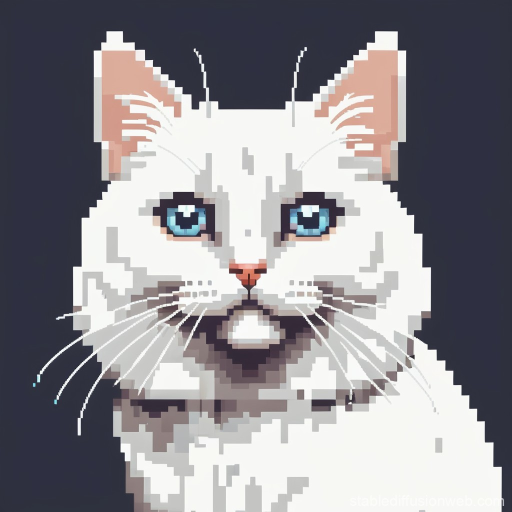
#> input picture unidad3/imagen1.jpg, 1024 x 1024 px, found by its file name (shown at 1/2 size)
$ jupyter execute primer_momento_e.ipynb
#> lines starting #> are read from the running program, lines starting #| are printed output that depends on the picture; after the words box and inside, x2 and y2 are one past the last pixel; in counts of white or black regions, pixels touching at a corner belong together
# Ejercicio 1.
Genera una imagen semejante a una diana de tiro al blanco como se aprecia en la imagen a continuación

[cell 1]
#EL panadero con el pan

# Ejercicio 2.
Genera la imagen tal cual se muestra acontinuación, tomar en cuenta el tamaño

[cell 2]
import cv2
import numpy as np
import matplotlib.pyplot as plt

plt.rcParams['figure.figsize'] = [6, 6]

bloque = 100
n = 7
img2 = np.zeros((n * bloque, n * bloque, 3), dtype=np.uint8)

colores = [
    [0, 128, 0],
    [0, 0, 255],
    [128, 0, 128],
    [255, 0, 0],
    [255, 165, 0],
    [255, 255, 0],
    [220, 220, 220]
]

for i in range(n):
    for j in range(n):
        idx = (i + j) % n
        f0, f1 = i * bloque, (i + 1) * bloque
        c0, c1 = j * bloque, (j + 1) * bloque
        img2[f0:f1, c0:c1] = colores[idx]

plt.imshow(img2)
plt.title('Ejercicio 2')
plt.axis('on')
plt.show()
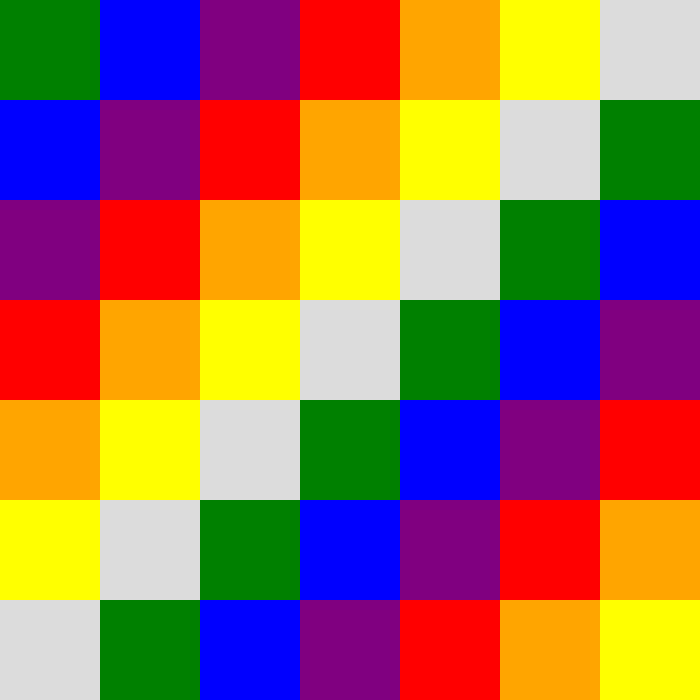
#> shown: shape (700, 700, 3); mean R, G, B 159, 109.7, 86.1

cv2.imwrite('ej2.png', cv2.cvtColor(img2, cv2.COLOR_RGB2BGR))

# Ejercicio 3.
Tomando en cuenta la imagen1.jpg elige un punto de interés al azar (funcion randomica), solariza y posteriza la imagen, realiza un tratamiento de umbralización(el de preferencia), mezcla tecnicas y obtiene un filtro artistico,lista todas las imágenes con sus correspondientes titulos, guarda todas las imágenes resultantes con sus nombres.

[cell 3]
import cv2
import numpy as np
import matplotlib.pyplot as plt

plt.rcParams['figure.figsize'] = [14, 8]

img_bgr = cv2.imread('imagen1.jpg')
#> img_bgr is the input picture: shape (1024, 1024, 3); mean B, G, R 143.9, 138.5, 140.5
img = cv2.cvtColor(img_bgr, cv2.COLOR_BGR2RGB)
h, w = img.shape[:2]
#> h = 1024; w = 1024

# Punto random
np.random.seed(42)
ry = np.random.randint(0, h)
#> ry = 102
rx = np.random.randint(0, w)
#> rx = 435
print('Punto random (x, y):', (rx, ry))
#| Punto random (x, y): (435, 102)

img_punto = img.copy()
cv2.circle(img_punto, (rx, ry), 8, (255, 0, 0), -1)
#> img_punto: shape (1024, 1024, 3); mean R, G, B 140.6, 138.5, 143.9


size_crop = 80
y1 = max(0, ry - size_crop//2)
#> y1 = 62
y2 = min(h, ry + size_crop//2)
#> y2 = 142
x1 = max(0, rx - size_crop//2)
#> x1 = 395
x2 = min(w, rx + size_crop//2)
#> x2 = 475
crop = img[y1:y2, x1:x2]

# Solar
solar = img.copy()
mask = solar > 128
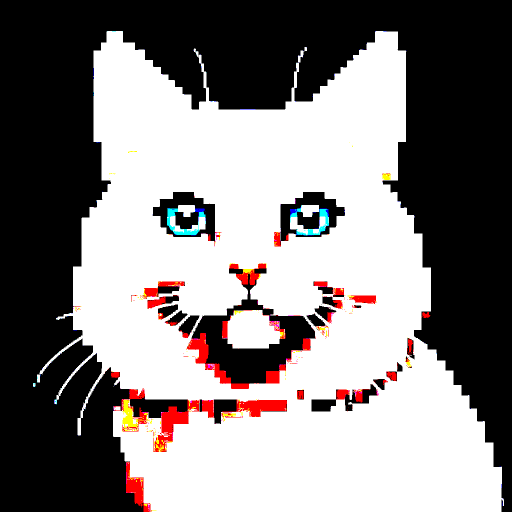
#> mask: shape (1024, 1024, 3) bool (shown at 1/2 size); mean R, G, B 0.521, 0.503, 0.501
solar[mask] = 255 - solar[mask]
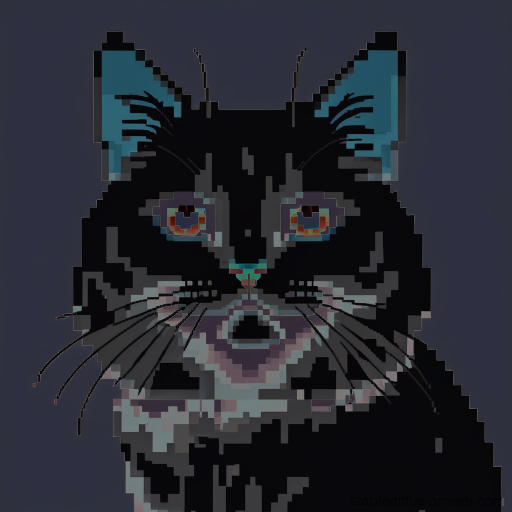
#> solar: shape (1024, 1024, 3) (shown at 1/2 size); mean R, G, B 39.6, 42, 50.6

# Posterizado
poster = (img // 64) * 64
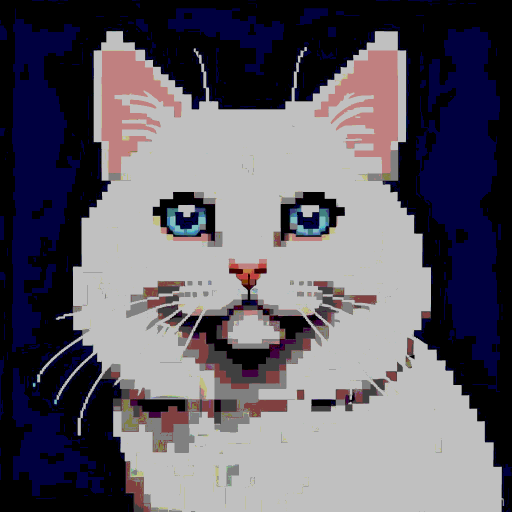
#> poster: shape (1024, 1024, 3) (shown at 1/2 size); mean R, G, B 98.1, 94.4, 104.8

# Umbralizacion
gray = cv2.cvtColor(img, cv2.COLOR_RGB2GRAY)
_, th_otsu = cv2.threshold(gray, 0, 255, cv2.THRESH_BINARY + cv2.THRESH_OTSU)
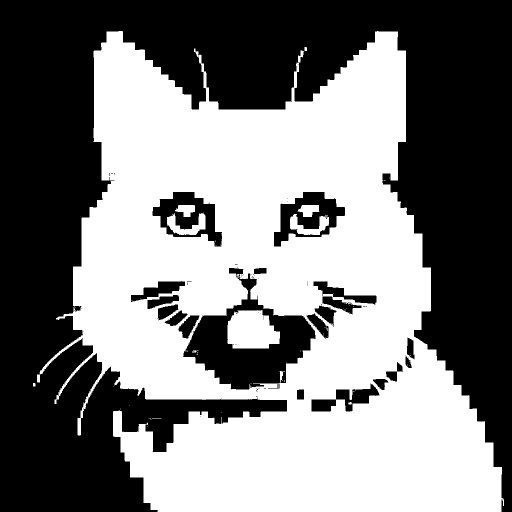
#> th_otsu: shape (1024, 1024) (shown at 1/2 size); 49.4% white; 79 white regions (68 under 20 px), largest, box (x1, y1, x2, y2) and area: (74, 62, 1008, 1024) 506683, (455, 620, 560, 697) 6504, (334, 425, 411, 470) 1565

# Filtro art
mask_inv = cv2.bitwise_not(th_otsu)
artistico = cv2.bitwise_and(poster, poster, mask=mask_inv)
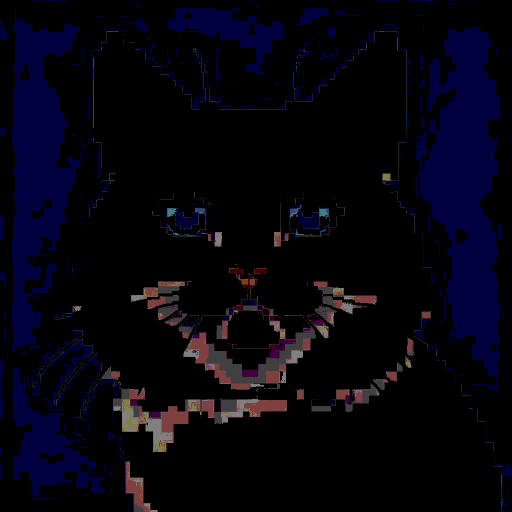
#> artistico: shape (1024, 1024, 3) (shown at 1/2 size); mean R, G, B 5.2, 3.9, 14.6

plt.subplot(231)
plt.title('Original')
plt.imshow(img)
plt.axis('off')

plt.subplot(232)
plt.title('Punto random')
plt.imshow(img_punto)
plt.axis('off')

plt.subplot(233)
plt.title('Recorte (crop)')
plt.imshow(crop)
plt.axis('off')

plt.subplot(234)
plt.title('Solarizado')
plt.imshow(solar)
plt.axis('off')

plt.subplot(235)
plt.title('Posterizado')
plt.imshow(poster)
plt.axis('off')

plt.subplot(236)
plt.title('Umbral Otsu')
plt.imshow(th_otsu, cmap='gray')
plt.axis('off')

plt.tight_layout()
plt.show()

# Guardar
cv2.imwrite('e3_punto_random.jpg', cv2.cvtColor(img_punto, cv2.COLOR_RGB2BGR))
cv2.imwrite('e3_recorte_crop.jpg', cv2.cvtColor(crop, cv2.COLOR_RGB2BGR))
cv2.imwrite('e3_solarizado.jpg', cv2.cvtColor(solar, cv2.COLOR_RGB2BGR))
cv2.imwrite('e3_posterizado.jpg', cv2.cvtColor(poster, cv2.COLOR_RGB2BGR))
cv2.imwrite('e3_umbral_otsu.jpg', th_otsu)

# Filtro art ¿OK?
artistico_crop = cv2.bitwise_and(crop, crop, mask=cv2.bitwise_not(cv2.threshold(cv2.cvtColor(crop, cv2.COLOR_RGB2GRAY), 0, 255, cv2.THRESH_BINARY + cv2.THRESH_OTSU)[1]))
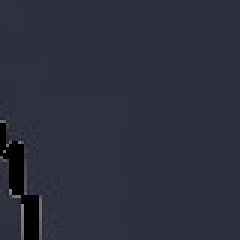
#> artistico_crop: shape (80, 80, 3) (shown 3 times larger); mean R, G, B 45.4, 47.3, 61.5
cv2.imwrite('e3_artistico_crop.jpg', cv2.cvtColor(artistico_crop, cv2.COLOR_RGB2BGR))

print('Guardado: punto_random, recorte_crop, solarizado, posterizado, umbral_otsu, artistico_crop')

# Ejercicio 4.
Genera un avatar, basandote en una imagen tuya que usaste en practicas anteriores, este avatar debe tener filtros y/o umbralizaciones.
Guarda la imagen

[cell 4]
import cv2
import numpy as np
import matplotlib.pyplot as plt

plt.rcParams['figure.figsize'] = [10, 4]

# 0=fondo, 1=piel, 2=cabello, 3=ojos, 4=boca, 5=camisa
avatar_pattern = [
    [0,0,0,0,0,0,0,0,0,0,0,0,0,0,0,0,0,0,0,0],
    [0,0,0,0,0,0,2,2,2,2,2,2,2,2,0,0,0,0,0,0],
    [0,0,0,0,0,2,2,2,2,2,2,2,2,2,2,0,0,0,0,0],
    [0,0,0,0,2,2,2,2,2,2,2,2,2,2,2,2,0,0,0,0],
    [0,0,0,2,2,1,1,1,1,1,1,1,1,1,1,2,2,0,0,0],
    [0,0,0,2,2,1,1,1,1,1,1,1,1,1,1,2,2,0,0,0],
    [0,0,0,2,2,1,1,3,1,1,1,1,3,1,1,2,2,0,0,0],
    [0,0,0,2,2,1,1,1,1,1,1,1,1,1,1,2,2,0,0,0],
    [0,0,0,2,2,1,1,1,1,1,1,1,1,1,1,2,2,0,0,0],
    [0,0,0,2,2,1,1,1,1,4,4,1,1,1,1,2,2,0,0,0],
    [0,0,0,2,2,1,1,1,1,1,1,1,1,1,1,2,2,0,0,0],
    [0,0,0,2,0,2,1,1,1,1,1,1,1,1,2,0,2,0,0,0],
    [0,0,0,0,0,0,1,1,1,1,1,1,1,1,0,0,0,0,0,0],
    [0,0,0,0,0,0,0,1,1,1,1,1,1,0,0,0,0,0,0,0],
    [0,0,0,0,0,0,0,1,1,1,1,1,1,0,0,0,0,0,0,0],
    [0,0,0,0,0,0,5,5,5,5,5,5,5,5,0,0,0,0,0,0],
    [0,0,0,0,0,5,5,5,5,5,5,5,5,5,5,0,0,0,0,0],
    [0,0,0,0,5,5,5,5,5,5,5,5,5,5,5,5,0,0,0,0],
    [0,0,0,0,5,5,5,5,5,5,5,5,5,5,5,5,0,0,0,0],
    [0,0,0,0,0,0,0,0,0,0,0,0,0,0,0,0,0,0,0,0]
]

rows, cols = len(avatar_pattern), len(avatar_pattern[0])
avatar = np.zeros((rows, cols, 3), dtype=np.uint8)

fondo = [255, 255, 255]
piel = [126, 83, 55]
cabello = [35, 22, 15]
ojos = [0, 0, 0]
boca = [120, 30, 40]
camisa = [30, 90, 180]

for i in range(rows):
    for j in range(cols):
        v = avatar_pattern[i][j]
        if v == 1:
            avatar[i, j] = piel
        elif v == 2:
            avatar[i, j] = cabello
        elif v == 3:
            avatar[i, j] = ojos
        elif v == 4:
            avatar[i, j] = boca
        elif v == 5:
            avatar[i, j] = camisa
        else:
            avatar[i, j] = fondo

gray = cv2.cvtColor(avatar, cv2.COLOR_RGB2GRAY)
_, umbral = cv2.threshold(gray, 120, 255, cv2.THRESH_BINARY)

plt.subplot(121)
plt.title('Avatar pixelado (tabla)')
plt.imshow(avatar)
plt.axis('off')

plt.subplot(122)
plt.title('Avatar umbralizado')
plt.imshow(umbral, cmap='gray')
plt.axis('off')

plt.tight_layout()
plt.show()
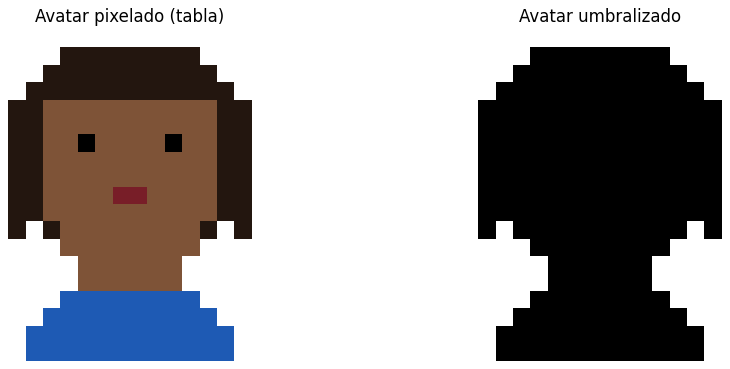
#> figure drawn by matplotlib, 2 panels

plt.imsave('e4_avatar_pixel_tabla.png', avatar)
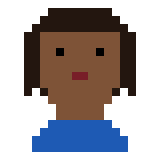
#> saved as e4_avatar_pixel_tabla.png: shape (20, 20, 3) (shown 8 times larger); mean R, G, B 165, 158.7, 160.6
cv2.imwrite('e4_avatar_umbral_tabla.png', umbral)
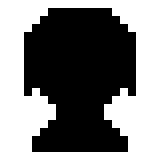
#> saved as e4_avatar_umbral_tabla.png: shape (20, 20) (shown 8 times larger); 49.5% white; 1 white region, box (x1, y1, x2, y2) and area: (0, 0, 20, 20) 198
print('Guardado ambos')
